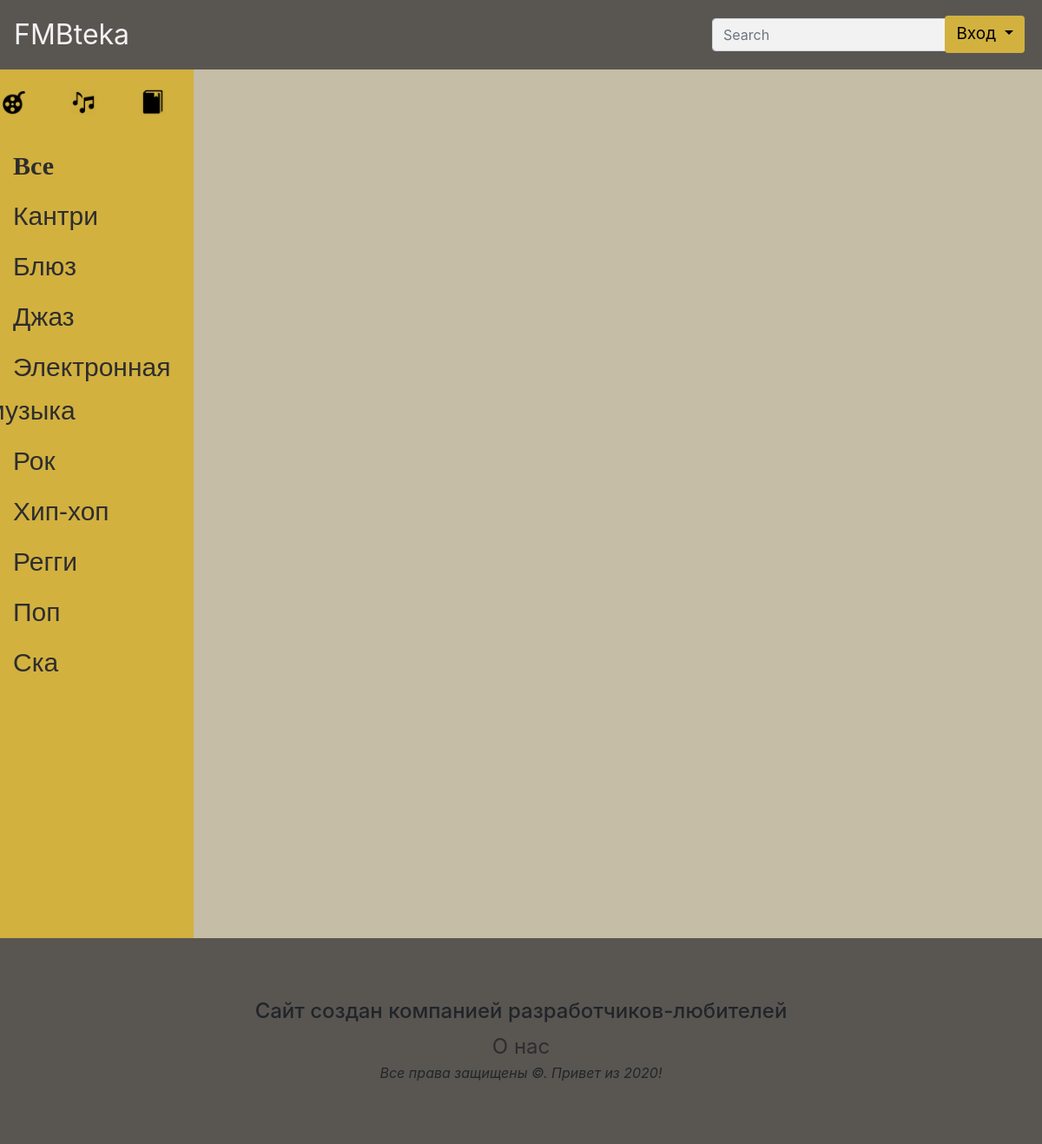
Page /media/music/category_music.php on the committed database.
### tables this page shows
CREATE TABLE `categories_music` (
  `id` int(11) NOT NULL,
  `genre` text NOT NULL
);

### media/music/spisok_category_music.php (the view)
<div class="container-fluid noPading glavField">
	<div class="row glavField">
  		<div class="col-2_5 spisoc">
<?php
include $_SERVER["DOCUMENT_ROOT"] . '/parts/select_iscustvo.php';
?>
<div id="selectmovie2">
		<a href="index_music.php"><h3>Все</h3></a>
	<?php
		$sql = "SELECT * FROM `categories_music`";
		$result = mysqli_query($connect, $sql);
		while ($comp = mysqli_fetch_assoc($result)) {
	?>
		<a href="category_music.php?id=<?php echo $comp['id'];?>"><h2><?php echo $comp['genre'] ?></h2></a>
	<?php
		}
	?>
</div>
</div>

### style/style.css (style rules this page uses)
body { background-color: #c5bda6; }
* { margin: 0; padding: 0; }
a { color: #2e2d2e; }
.col-2_5 { flex: 19.833335%; max-width: 19.833335%; }
.noPading { padding: 0; margin: 0; }
#selectmovie2 a { font-size: 20px; }
.spisoc { min-height: 1000px; background: #d2b13f; }
#selectmovie2 { height: 100%; }
#selectmovie2 h2 { font-size: 30px; text-indent: 30px; line-height: 50px; font-family: Arial, Serif; }
#selectmovie2 h3 { font-size: 30px; text-indent: 30px; line-height: 50px; font-weight: 900; font-family: Serif; }
.glavField { height: 100%; min-height: 1000px; width: 100%; }

### rows in the picture
categories_music: genre "Кантри"
categories_music: genre "Блюз"
categories_music: genre "Джаз"
categories_music: genre "Электронная…"
categories_music: genre "Рок"
categories_music: genre "Хип-хоп"
categories_music: genre "Регги"
categories_music: genre "Поп"
categories_music: genre "Ска"
